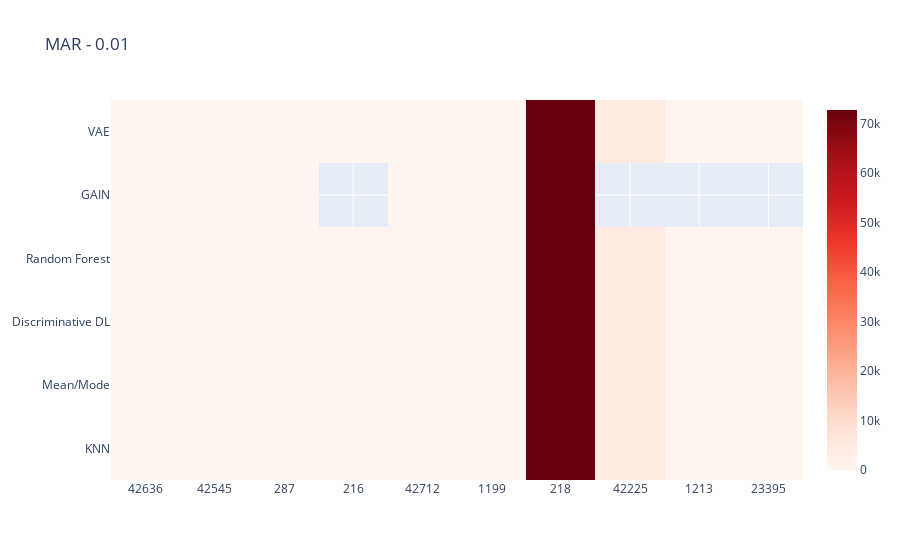
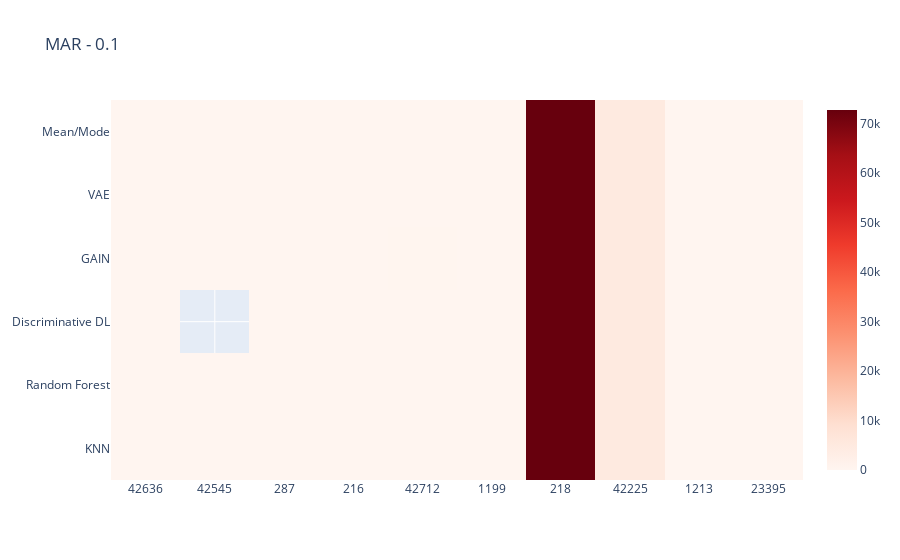
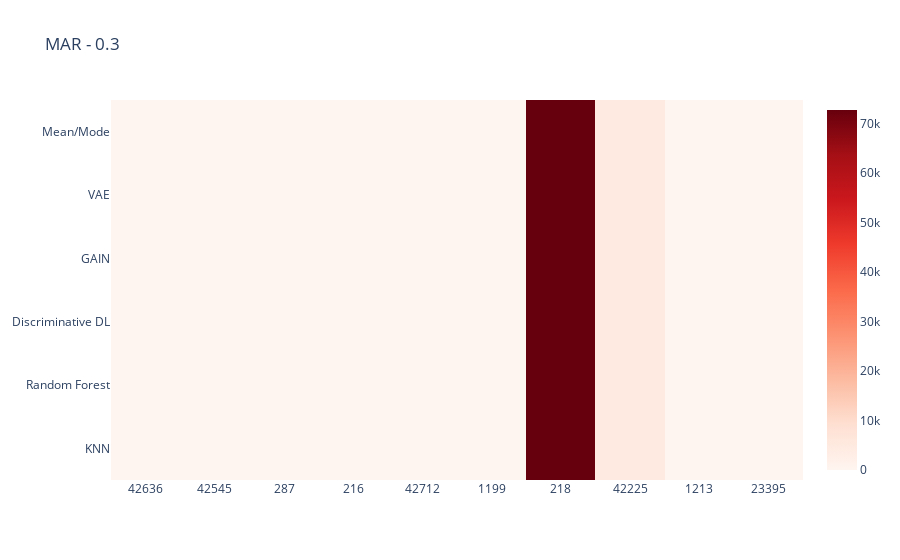
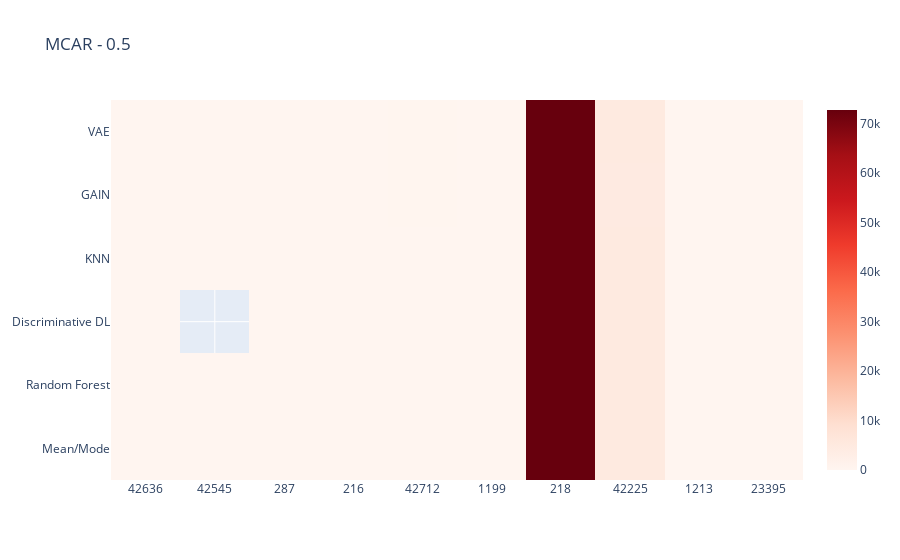

These figures' notebook cell, in order:
### Code cell
# Get a dataframe for each "Data_Constellation"
# Hier mit Variablen arbeiten -> Liste mit Konstellationen

# Hier eventuell for schleife, etc


# drop unneccessary columns

#df_heat = downstream_results_rank
#df_heat.drop(["Missing Type", "Missing Fraction", "Column", "result_type", "metric", "Baseline", "Imputed", "Corrupted", "Unnamed: 0", "Unnamed: 0", "name", "NumberOfClasses", "MajorityClassSize", "MinorityClassSize"], axis=1, inplace=True)

#df_heat['Improvement'] = df_heat['Improvement']
df_heat = df_heat.astype({"Task":"string"})

#mar001.drop(["Missing Type", "Missing Fraction", "Column", "result_type", "metric", "Baseline", "Imputed", "Corrupted", "Unnamed: 0"], axis=1, inplace=True)

data_constellations = ['MAR - 0.01', 'MAR - 0.1', 'MAR - 0.3', 'MCAR - 0.5', 'MCAR - 0.01', 'MCAR - 0.1', 'MCAR - 0.3', 'MCAR - 0.5', 'MNAR - 0.01', 'MNAR - 0.1', 'MNAR - 0.3', 'MNAR - 0.5']


for i in data_constellations:
    data_constel = df_heat.loc[df_heat['Data_Constellation'] == i]

    ### uncomment whatever you want to investigate

    ## sort by amount datapoints (ascending)
    data_constel = data_constel.sort_values(by=['NumberOfInstances'])

    ## sort by amount of features (ascending)
    #data_constel = data_constel.sort_values(by=['NumberOfFeatures'])

    ## sort by amount of datapoints and features (ascending)
    #data_constel = data_constel.sort_values(by=['NumberOfInstances', 'NumberOfFeatures'])

    ## sort by amount of categorical features and datapoints (ascending)
    #data_constel = data_constel.sort_values(by=['NumberOfCategoricalFeatures', 'NumberOfInstances'])

    ## sort by amount of numerical features and datapoints (ascending)
    #data_constel = data_constel.sort_values(by=['NumberOfNumericFeatures', 'NumberOfInstances'])
    
    Dataset_number = data_constel["Task"]
    Imputation_Method = data_constel["Imputation_Method"]
    Improvement = data_constel["Imputed"]
    

    trace = go.Heatmap(
                   z=Improvement,
                   x=Dataset_number,
                   y=Imputation_Method,
                   type = 'heatmap',
                    autocolorscale= False,
                    colorscale = 'Reds',
                    #zmid=0,
                    #hoverinfo='text',
                    #text=hovertext
                    )
    data = [trace]
    fig = go.Figure(data=data)
    fig.update_layout(
        title=i,
        xaxis_nticks=36)
    fig.show()

### Figure 1 — Plotly figure (JSON) as saved in the notebook; plotly's stock layout.template omitted (floating-point values rounded to 4 significant figures)
{"data": [{"autocolorscale": false, "colorscale": [[0, "rgb(255,245,240)"], [0.125, "rgb(254,224,210)"], [0.25, "rgb(252,187,161)"], [0.375, "rgb(252,146,114)"], [0.5, "rgb(251,106,74)"], [0.625, "rgb(239,59,44)"], [0.75, "rgb(203,24,29)"], [0.875, "rgb(165,15,21)"], [1, "rgb(103,0,13)"]], "type": "heatmap", "x": ["42636", "42636", "42636", "42636", "42636", "42636", "42545", "42545", "42545", "42545", "42545", "42545", "287", "287", "287", "287", "287", "287", "216", "216", "216", "216", "216", "42712", "42712", "42712", "42712", "42712", "42712", "1199", "1199", "1199", "1199", "1199", "1199", "218", "218", "218", "218", "218", "218", "42225", "42225", "42225", "42225", "42225", "1213", "1213", "1213", "1213", "1213", "23395", "23395", "23395", "23395", "23395"], "y": ["KNN", "Mean/Mode", "Discriminative DL", "Random Forest", "GAIN", "VAE", "VAE", "GAIN", "Mean/Mode", "Random Forest", "KNN", "Discriminative DL", "Mean/Mode", "Discriminative DL", "KNN", "GAIN", "VAE", "Random Forest", "Mean/Mode", "Random Forest", "VAE", "KNN", "Discriminative DL", "Mean/Mode", "Random Forest", "VAE", "KNN", "GAIN", "Discriminative DL", "Random Forest", "Mean/Mode", "Discriminative DL", "VAE", "GAIN", "KNN", "Discriminative DL", "VAE", "Mean/Mode", "KNN", "GAIN", "Random Forest", "Mean/Mode", "Discriminative DL", "Random Forest", "KNN", "VAE", "Mean/Mode", "Random Forest", "Discriminative DL", "KNN", "VAE", "Mean/Mode", "KNN", "VAE", "Discriminative DL", "Random Forest"], "z": [0.3318, 0.3319, 0.3323, 0.3323, 0.334, 0.3327, 20.77, 20.77, 20.77, 20.77, 20.77, 20.77, 0.7465, 0.7465, 0.7463, 0.7463, 0.7463, 0.7465, 0.002839, 0.002838, 0.002838, 0.002838, 0.002838, 149.5, 149.5, 149.5, 149.5, 149.6, 149.5, 11.95, 11.95, 11.95, 11.95, 11.95, 11.95, 72730.0, 72730.0, 72730.0, 72730.0, 72730.0, 72730.0, 4703.0, 4702.0, 4702.0, 4702.0, 4702.0, 6.35, 6.351, 6.351, 6.351, 6.351, 0.1514, 0.1514, 0.1514, 0.1514, 0.1514]}], "layout": {"title": {"text": "MAR - 0.01"}, "xaxis": {"nticks": 36}}}

### Figure 2 — Plotly figure (JSON) as saved in the notebook; plotly's stock layout.template omitted (floating-point values rounded to 4 significant figures)
{"data": [{"autocolorscale": false, "colorscale": [[0, "rgb(255,245,240)"], [0.125, "rgb(254,224,210)"], [0.25, "rgb(252,187,161)"], [0.375, "rgb(252,146,114)"], [0.5, "rgb(251,106,74)"], [0.625, "rgb(239,59,44)"], [0.75, "rgb(203,24,29)"], [0.875, "rgb(165,15,21)"], [1, "rgb(103,0,13)"]], "type": "heatmap", "x": ["42636", "42636", "42636", "42636", "42636", "42636", "42545", "42545", "42545", "42545", "42545", "287", "287", "287", "287", "287", "287", "216", "216", "216", "216", "216", "216", "42712", "42712", "42712", "42712", "42712", "42712", "1199", "1199", "1199", "1199", "1199", "1199", "218", "218", "218", "218", "218", "218", "42225", "42225", "42225", "42225", "42225", "42225", "1213", "1213", "1213", "1213", "1213", "1213", "23395", "23395", "23395", "23395", "23395", "23395"], "y": ["KNN", "Random Forest", "Discriminative DL", "GAIN", "VAE", "Mean/Mode", "Random Forest", "Mean/Mode", "KNN", "GAIN", "VAE", "Discriminative DL", "KNN", "GAIN", "VAE", "Random Forest", "Mean/Mode", "Discriminative DL", "GAIN", "Mean/Mode", "KNN", "VAE", "Random Forest", "Mean/Mode", "Random Forest", "KNN", "VAE", "Discriminative DL", "GAIN", "Mean/Mode", "GAIN", "KNN", "VAE", "Random Forest", "Discriminative DL", "KNN", "Random Forest", "VAE", "Discriminative DL", "Mean/Mode", "GAIN", "KNN", "VAE", "Discriminative DL", "Random Forest", "GAIN", "Mean/Mode", "GAIN", "KNN", "VAE", "Discriminative DL", "Random Forest", "Mean/Mode", "GAIN", "VAE", "KNN", "Mean/Mode", "Discriminative DL", "Random Forest"], "z": [0.3367, 0.3348, 0.3351, 0.3364, 0.3493, 0.3416, 20.77, 20.77, 20.77, 20.77, 20.77, 0.7461, 0.7461, 0.7475, 0.7463, 0.7459, 0.7465, 0.002849, 0.002899, 0.002855, 0.002852, 0.00285, 0.002849, 149.0, 149.3, 149.4, 148.9, 150.1, 152.0, 11.95, 11.99, 11.95, 11.96, 11.95, 11.95, 72730.0, 72730.0, 72730.0, 72730.0, 72730.0, 72730.0, 4703.0, 4705.0, 4704.0, 4702.0, 4701.0, 4707.0, 6.359, 6.356, 6.364, 6.357, 6.355, 6.365, 0.1516, 0.1515, 0.1514, 0.1514, 0.1514, 0.1514]}], "layout": {"title": {"text": "MAR - 0.1"}, "xaxis": {"nticks": 36}}}

### Figure 3 — Plotly figure (JSON) as saved in the notebook; plotly's stock layout.template omitted (floating-point values rounded to 4 significant figures)
{"data": [{"autocolorscale": false, "colorscale": [[0, "rgb(255,245,240)"], [0.125, "rgb(254,224,210)"], [0.25, "rgb(252,187,161)"], [0.375, "rgb(252,146,114)"], [0.5, "rgb(251,106,74)"], [0.625, "rgb(239,59,44)"], [0.75, "rgb(203,24,29)"], [0.875, "rgb(165,15,21)"], [1, "rgb(103,0,13)"]], "type": "heatmap", "x": ["42636", "42636", "42636", "42636", "42636", "42636", "42545", "42545", "42545", "42545", "42545", "42545", "287", "287", "287", "287", "287", "287", "216", "216", "216", "216", "216", "216", "42712", "42712", "42712", "42712", "42712", "42712", "1199", "1199", "1199", "1199", "1199", "1199", "218", "218", "218", "218", "218", "218", "42225", "42225", "42225", "42225", "42225", "42225", "1213", "1213", "1213", "1213", "1213", "1213", "23395", "23395", "23395", "23395", "23395", "23395"], "y": ["KNN", "Random Forest", "Discriminative DL", "GAIN", "VAE", "Mean/Mode", "KNN", "Mean/Mode", "Random Forest", "VAE", "Discriminative DL", "GAIN", "VAE", "Discriminative DL", "KNN", "Mean/Mode", "Random Forest", "GAIN", "Mean/Mode", "GAIN", "Discriminative DL", "KNN", "VAE", "Random Forest", "VAE", "KNN", "Discriminative DL", "Random Forest", "GAIN", "Mean/Mode", "VAE", "GAIN", "KNN", "Discriminative DL", "Mean/Mode", "Random Forest", "Random Forest", "KNN", "GAIN", "Discriminative DL", "VAE", "Mean/Mode", "Discriminative DL", "Mean/Mode", "KNN", "GAIN", "Random Forest", "VAE", "GAIN", "VAE", "KNN", "Discriminative DL", "Random Forest", "Mean/Mode", "GAIN", "VAE", "Mean/Mode", "Discriminative DL", "Random Forest", "KNN"], "z": [0.3428, 0.3384, 0.34, 0.344, 0.3642, 0.3561, 20.77, 20.77, 20.77, 20.77, 20.77, 20.77, 0.7514, 0.7498, 0.7476, 0.7519, 0.7488, 0.7557, 0.002857, 0.002922, 0.002879, 0.002873, 0.002872, 0.002864, 149.7, 149.7, 149.7, 149.2, 149.8, 150.1, 11.97, 12.01, 11.96, 11.96, 11.97, 11.94, 72730.0, 72730.0, 72730.0, 72730.0, 72730.0, 72730.0, 4707.0, 4709.0, 4703.0, 4702.0, 4702.0, 4713.0, 6.347, 6.359, 6.358, 6.355, 6.358, 6.344, 0.1515, 0.1515, 0.1514, 0.1514, 0.1514, 0.1514]}], "layout": {"title": {"text": "MAR - 0.3"}, "xaxis": {"nticks": 36}}}

### Figure 4 — Plotly figure (JSON) as saved in the notebook; plotly's stock layout.template omitted (floating-point values rounded to 4 significant figures)
{"data": [{"autocolorscale": false, "colorscale": [[0, "rgb(255,245,240)"], [0.125, "rgb(254,224,210)"], [0.25, "rgb(252,187,161)"], [0.375, "rgb(252,146,114)"], [0.5, "rgb(251,106,74)"], [0.625, "rgb(239,59,44)"], [0.75, "rgb(203,24,29)"], [0.875, "rgb(165,15,21)"], [1, "rgb(103,0,13)"]], "type": "heatmap", "x": ["42636", "42636", "42636", "42636", "42636", "42636", "42545", "42545", "42545", "42545", "42545", "287", "287", "287", "287", "287", "287", "216", "216", "216", "216", "216", "216", "42712", "42712", "42712", "42712", "42712", "42712", "1199", "1199", "1199", "1199", "1199", "1199", "218", "218", "218", "218", "218", "218", "42225", "42225", "42225", "42225", "42225", "42225", "1213", "1213", "1213", "1213", "1213", "1213", "23395", "23395", "23395", "23395", "23395", "23395"], "y": ["Mean/Mode", "Random Forest", "Discriminative DL", "KNN", "GAIN", "VAE", "Mean/Mode", "KNN", "VAE", "GAIN", "Random Forest", "Random Forest", "KNN", "GAIN", "Mean/Mode", "Discriminative DL", "VAE", "Mean/Mode", "GAIN", "VAE", "Discriminative DL", "KNN", "Random Forest", "Discriminative DL", "KNN", "Mean/Mode", "Random Forest", "VAE", "GAIN", "Random Forest", "GAIN", "Discriminative DL", "KNN", "Mean/Mode", "VAE", "GAIN", "Random Forest", "KNN", "Mean/Mode", "VAE", "Discriminative DL", "KNN", "Mean/Mode", "Discriminative DL", "Random Forest", "GAIN", "VAE", "KNN", "VAE", "Random Forest", "GAIN", "Mean/Mode", "Discriminative DL", "GAIN", "VAE", "Mean/Mode", "Discriminative DL", "KNN", "Random Forest"], "z": [0.3599, 0.3447, 0.3473, 0.35, 0.4424, 0.3609, 20.77, 20.77, 20.77, 20.77, 20.77, 0.7486, 0.7482, 0.75, 0.7487, 0.7473, 0.7487, 0.002876, 0.003113, 0.002919, 0.002906, 0.002899, 0.002893, 150.0, 150.0, 151.4, 148.9, 152.3, 153.5, 11.97, 11.99, 11.97, 11.97, 11.97, 11.96, 72720.0, 72730.0, 72730.0, 72730.0, 72730.0, 72730.0, 4703.0, 4723.0, 4711.0, 4702.0, 4673.0, 4725.0, 6.364, 6.341, 6.366, 6.343, 6.338, 6.369, 0.1515, 0.1515, 0.1515, 0.1514, 0.1514, 0.1514]}], "layout": {"title": {"text": "MCAR - 0.5"}, "xaxis": {"nticks": 36}}}
